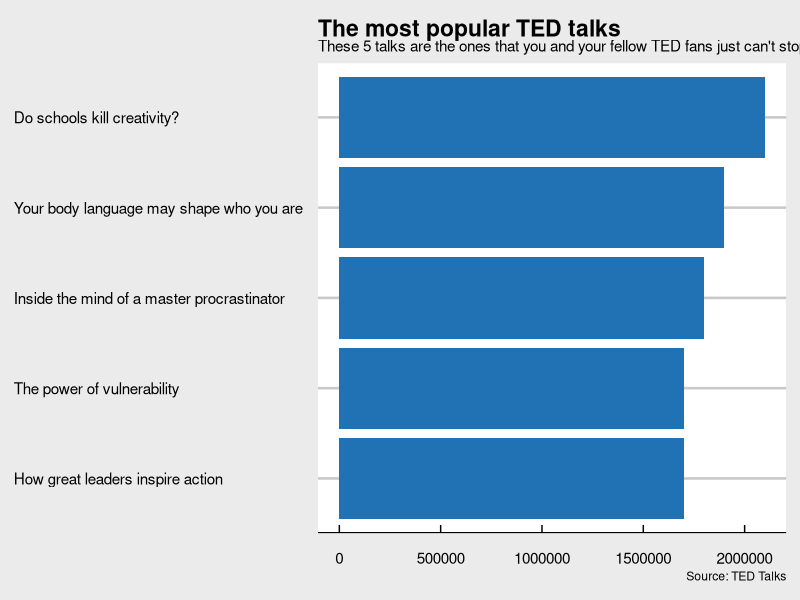
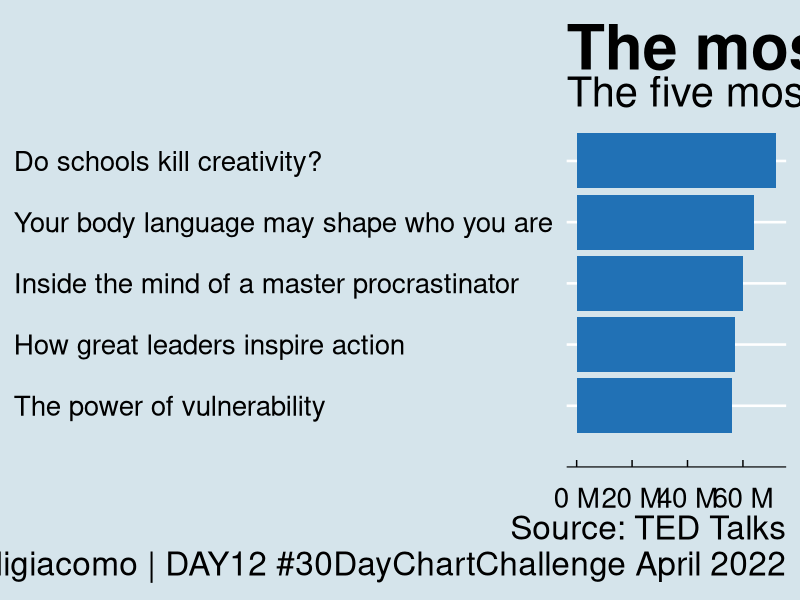

Recreate these plots in R, in order.
# The Economists plot

# Library
library(ggplot2)
library(ggpubr)
library(ggthemes)
library(dplyr)
library(scales)


# Dataset
df = read.csv('TEDtalks.csv', header=1)


# Top five views
views = df %>% 
  arrange(desc(views)) %>%
  slice(1:5)


# Barplot most viewed

png("theeconomist.png", units="in", width=23, height=10, res=300, bg="transparent")

ggplot(views, aes(x=reorder(title,views), y=views)) + 
  geom_bar(stat = "identity", fill="#2171b5") +
  expand_limits(x = c(0, NA), y = c(0, NA)) +
  scale_y_continuous(labels = unit_format(unit = "M", scale = 1e-6)) +
  coord_flip() +
  labs() +
  labs(title="The most popular TED talks",
       subtitle="The five most viewed talks that you and your fellow TED fans can't stop sharing",
       caption="Source: TED Talks\n@melisadigiacomo | DAY12 #30DayChartChallenge April 2022",
       x = NULL,
       y = NULL) +
  theme_economist(
    base_size = 10,
    base_family = "sans",
    horizontal = TRUE,
    dkpanel = FALSE
  ) +
  theme(text = element_text(size = 30),
        axis.text = element_text(size = 20))

dev.off()

################

# Top five likes
likes = df %>% 
  arrange(desc(likes)) %>%
  slice(1:5)

# Barplot likes
ggplot(likes, aes(x=reorder(title,likes), y=likes)) + 
  geom_bar(stat = "identity", fill="#2171b5") +
  coord_flip() +
  labs(title = "The most popular TED talks",
       subtitle = "These 5 talks are the ones that you and your fellow TED fans just can't stop sharing",
       caption = "Source: TED Talks",
       x = NULL,
       y = NULL) +
  theme_economist_white(
    base_size = 11,
    base_family = "sans",
    gray_bg = TRUE,
    horizontal = TRUE
  )